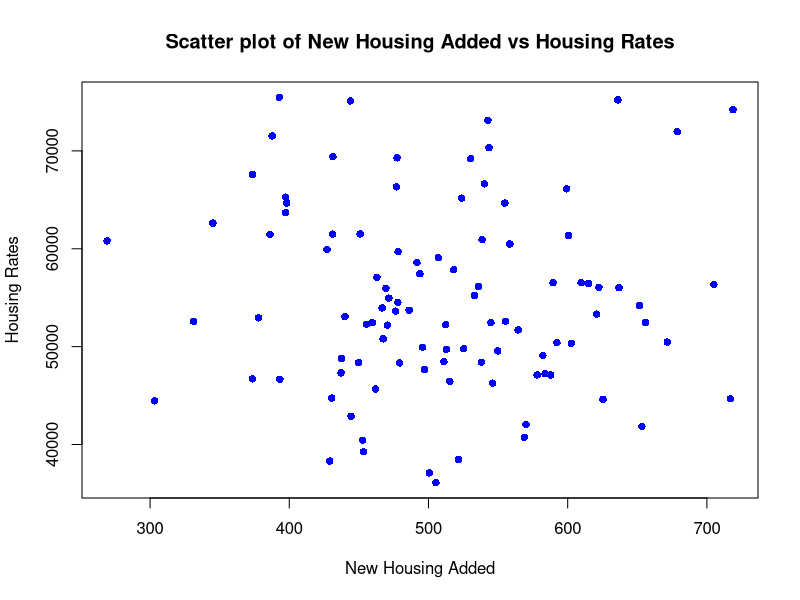
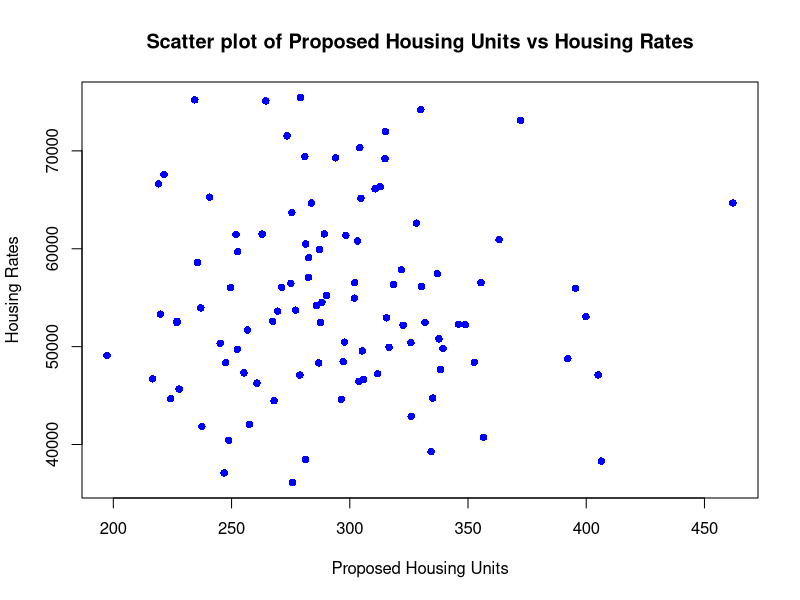

Here is the R script that generated these plots, in order:
#### Preamble ####
# Purpose: Simulate Data 
# Author: Navya Hooda
# Date: April 9, 2023
# Contact: navya.hooda@mail.utoronto.ca
# License: MIT

# Set seed for reproducibility
set.seed(123)

# Number of observations
num_observations <- 100

# Simulate data for new housing added in the last few years
new_housing_added <- rnorm(num_observations, mean = 500, sd = 100)

# Simulate data for proposed housing units in the next 2-3 years
proposed_housing_units <- rnorm(num_observations, mean = 300, sd = 50)

# Simulate data for housing rates
housing_rates <- 50000 + 10*new_housing_added - 5*proposed_housing_units + rnorm(num_observations, mean = 0, sd = 10000)

# Create a data frame to store the simulated data
simulated_data <- data.frame(
  New_Housing_Added = new_housing_added,
  Proposed_Housing_Units = proposed_housing_units,
  Housing_Rates = housing_rates
)

# Display the first few rows of the simulated data
head(simulated_data)

# Create a scatter plot of New_Housing_Added against Housing_Rates
plot(simulated_data$New_Housing_Added, simulated_data$Housing_Rates,
     xlab = "New Housing Added", ylab = "Housing Rates",
     main = "Scatter plot of New Housing Added vs Housing Rates",
     col = "blue", pch = 16
)

# Create a scatter plot of Proposed_Housing_Units against Housing_Rates
plot(simulated_data$Proposed_Housing_Units, simulated_data$Housing_Rates,
     xlab = "Proposed Housing Units", ylab = "Housing Rates",
     main = "Scatter plot of Proposed Housing Units vs Housing Rates",
     col = "blue", pch = 16
)



